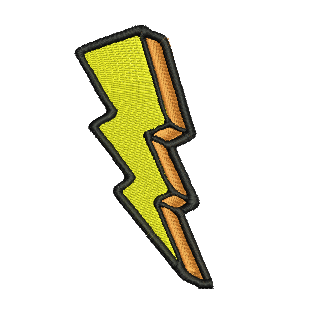
#> input picture data/raio.png, 313 x 313 px, found by its file name
$ python aula07-4.py
#> lines starting #> are read from the running program, lines starting #| are printed output that depends on the picture; after the words box and inside, x2 and y2 are one past the last pixel; in counts of white or black regions, pixels touching at a corner belong together; long printed decimals are rounded
# Standard imports
import cv2
import numpy as np

# Read image
img = cv2.imread("data/raio.png", cv2.IMREAD_COLOR)
#> img is the input picture: shape (313, 313, 3); mean B, G, R 215.2, 231.1, 232.9

gray_image = cv2.cvtColor(img, cv2.COLOR_BGR2GRAY)
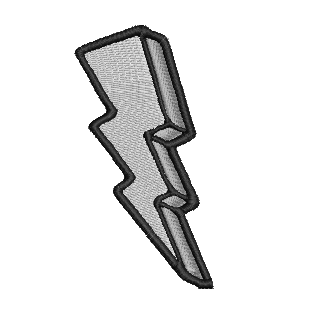
#> gray_image: shape (313, 313); min 5, max 255, mean 229.8


#binary image
_,thresh = cv2.threshold(gray_image,127,255,cv2.THRESH_BINARY_INV)
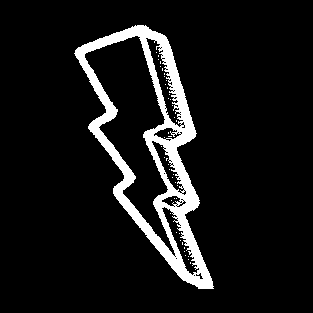
#> thresh: shape (313, 313); 8.9% white; 44 white regions (43 under 20 px)


#get contours
contours, hierarchy = cv2.findContours(thresh, cv2.RETR_EXTERNAL, cv2.CHAIN_APPROX_SIMPLE)
#> contours = 1 contour; box (x1, y1, x2, y2) and area: (74, 25, 214, 289) 18056

height, width = gray_image.shape
#> height = 313; width = 313
min_x, min_y  = width, height
#> min_x = 313; min_y = 313
max_x = max_y = 0


# computes the bounding box for the contour, and draws it on the frame,
for contour in contours :
    (x,y,w,h) = cv2.boundingRect(contour)
    print("x = ", x , " y= ", y , " w = ", w , " h = ", h )
    min_x, max_x = min(x, min_x), max(x+w, max_x)
    min_y, max_y = min(y, min_y), max(y+h, max_y)
    cv2.rectangle(img, (x,y), (x+w,y+h), (0,0,255), 1)


    rect = cv2.minAreaRect(contour)
    box = cv2.boxPoints(rect)
    box = np.int0(box)
    cv2.polylines(img, [box] ,  True,  (0, 255, 0),  2)


    center = rect[0]
    angle = rect[2]
    print("Angle: ", angle)
    rows, cols = img.shape[0],img.shape[1]
    rot = cv2.getRotationMatrix2D(center, angle, 1)
    imgFinal = cv2.warpAffine(img, rot, (rows,cols))
    cv2.imshow("Angle: " + str(angle),  imgFinal)
#> this loop made 1 pass
#> (x, y, w, h, min_x, max_x, min_y, max_y) on pass 1: (74, 25, 140, 264, 74, 214, 25, 289)
#| x =  74  y=  25  w =  140  h =  264
#| Angle:  -16.460
#> pass 1, `imgFinal = cv2.warpAffine(img, rot, (rows,cols))`:
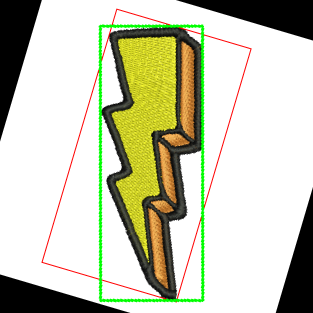
#> imgFinal: shape (313, 313, 3); mean B, G, R 180.6, 202, 200.2
#> after the loop:
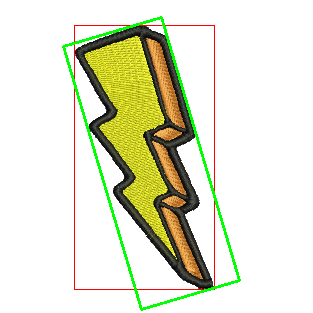
#> img: shape (313, 313, 3); 2.92% of pixels changed, all inside (x1, y1, x2, y2) = (62, 16, 241, 311)

cv2.imshow("Thresh ", thresh)
cv2.imshow("Blobs ",  img)


cv2.waitKey(0)
